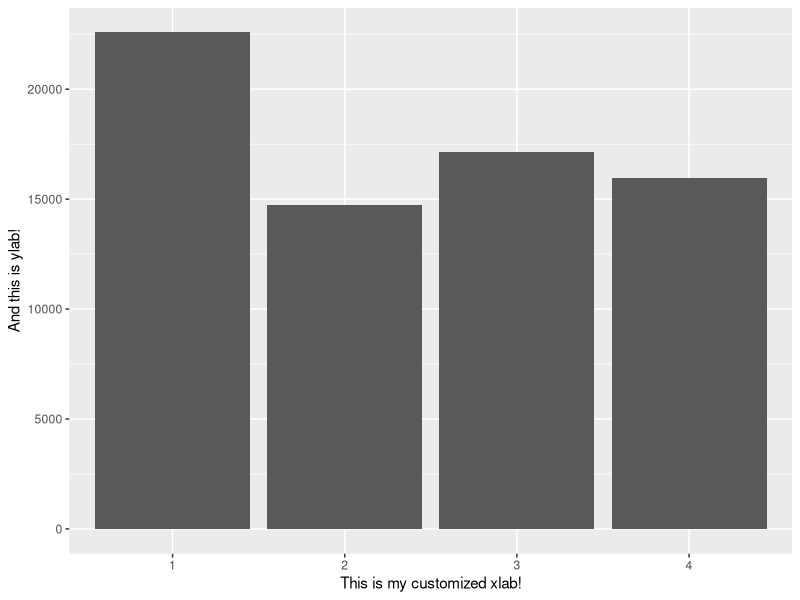
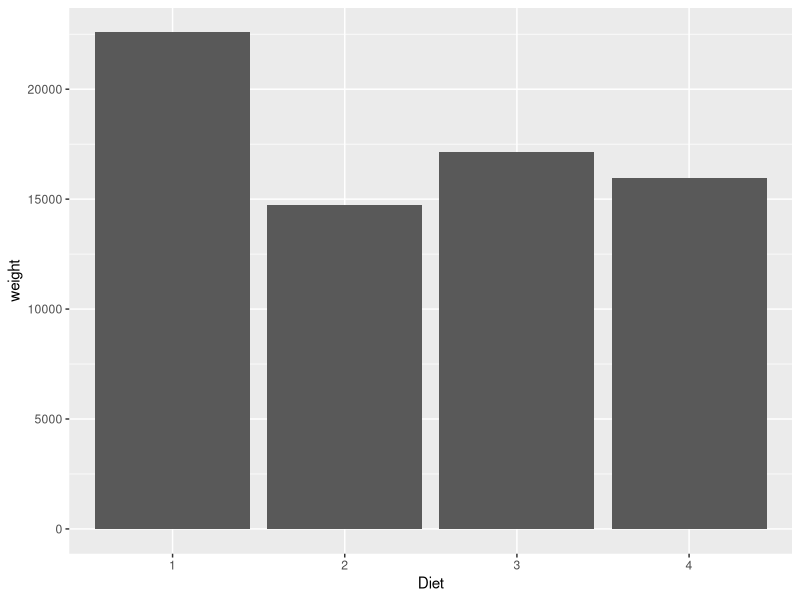
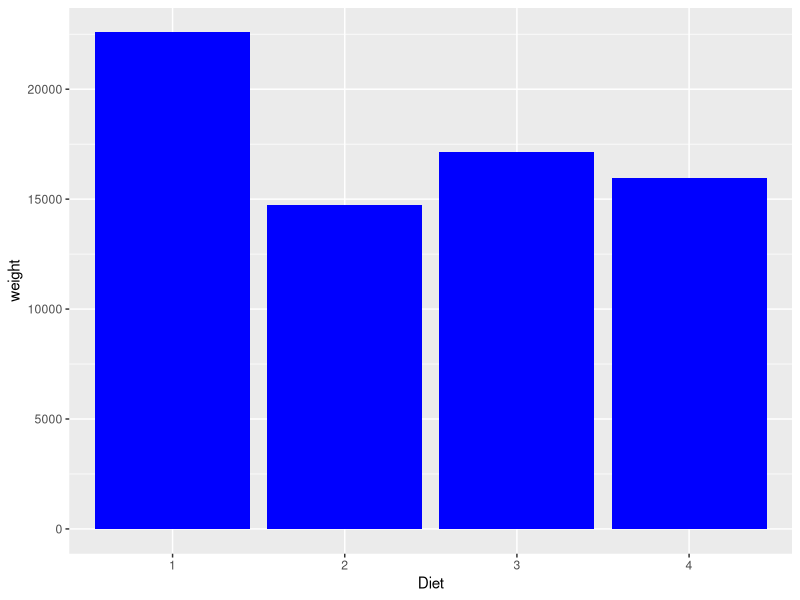
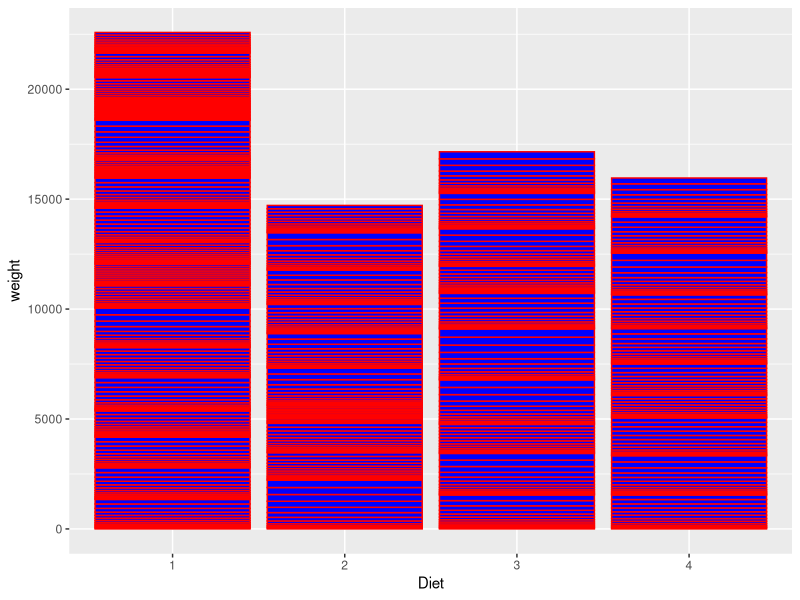
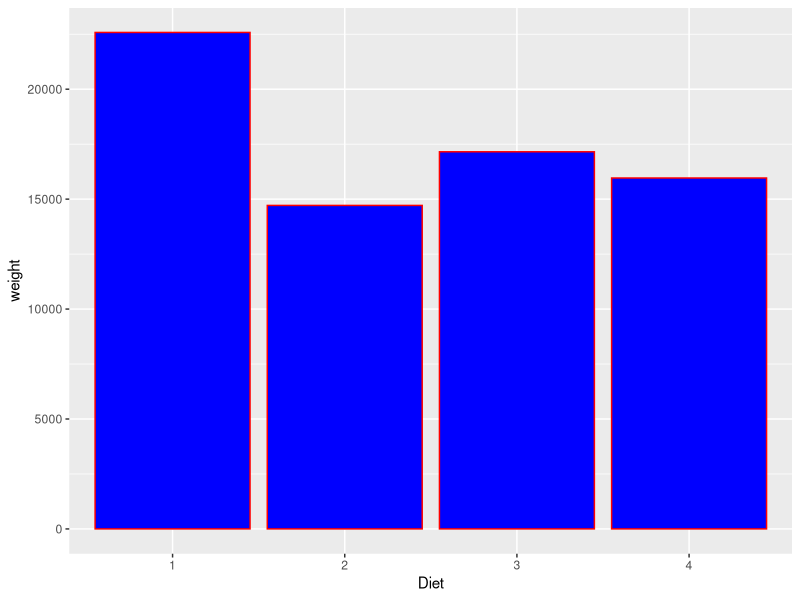
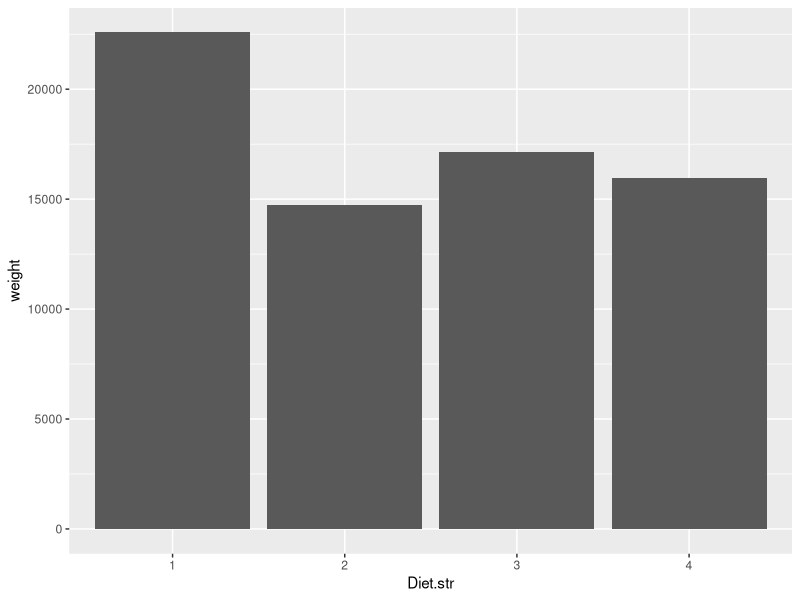
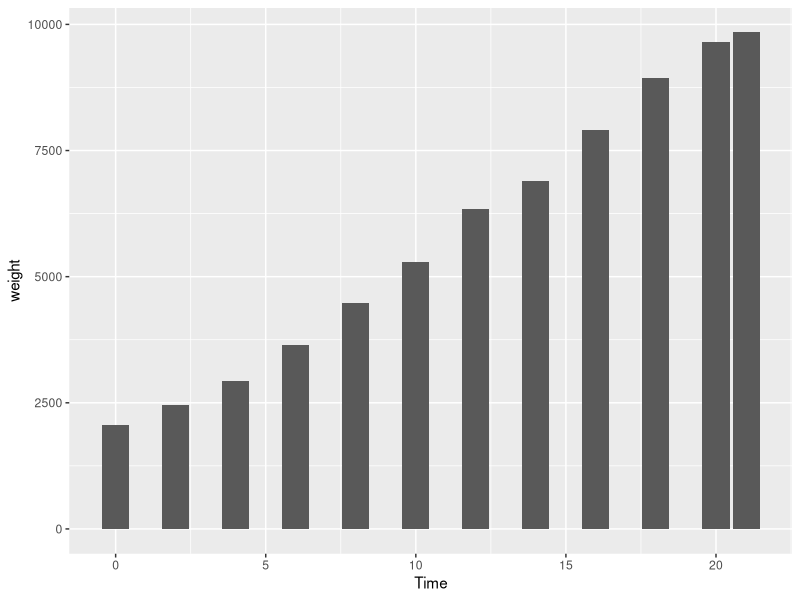
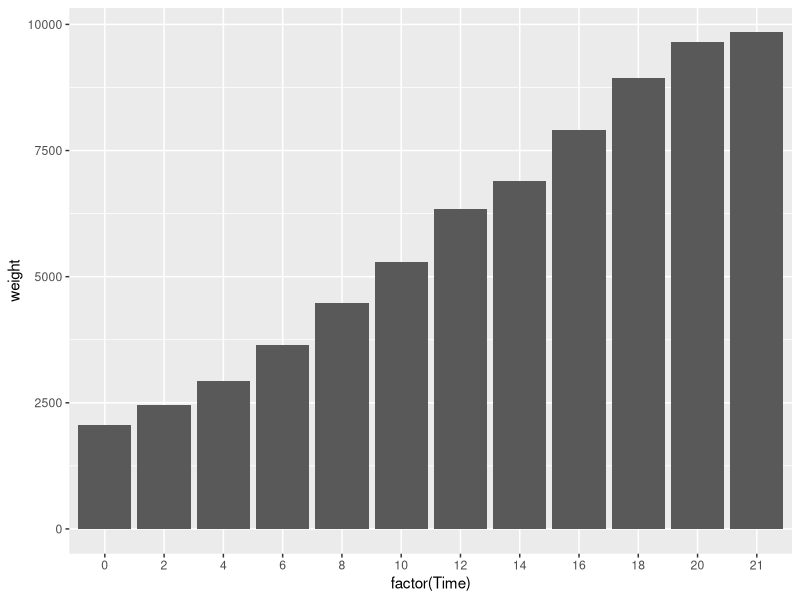

The R source for these figures, in order: (Note: this script raises an error after producing the figures.)
### Kyle Chung <alienatio@pixnet.net>
### Data visualization exercise



## set up working environment
setwd('C:/Dropbox/R/datavis')
library(ggplot2)


## bar graph
str(ChickWeight)
ggplot(ChickWeight, aes(x=Diet,y=weight)) + 
    geom_bar(stat='identity') +
    xlab('This is my customized xlab!') + 
    ylab('And this is ylab!')

# in aes(), x denotes the categorical variable in the given data.frame, 
# and y is the value to be plotted if stat='identity' is used
# also notice that y is implicitly group-summed by x:
check1 <- aggregate(weight ~ Diet, data=ChickWeight, FUN=sum)
ggplot(check1, aes(x=Diet,y=weight)) + geom_bar(stat='identity')

# change colors:
ggplot(ChickWeight, aes(x=Diet,y=weight)) + 
    geom_bar(stat='identity', fill='blue')
# and add outline of the bars
ggplot(ChickWeight, aes(x=Diet,y=weight)) + 
    geom_bar(stat='identity', fill='blue', color='red')
# what the hell? check the following graph, too
# y var is actually 'stacked up' instead of simply summed up:
ggplot(check1, aes(x=Diet,y=weight)) + 
    geom_bar(stat='identity', fill='blue', color='red')

# x var can be factors or pure strings:
check1$Diet.str <- as.character(check1$Diet)
ggplot(check1, aes(x=Diet.str,y=weight)) + geom_bar(stat='identity')

# if x is numeric (i.e., continuous var), possible null will be inserted:
ggplot(ChickWeight, aes(x=Time,y=weight)) + geom_bar(stat='identity')
# to cure this (if preferred), use factor():
ggplot(ChickWeight, aes(x=factor(Time),y=weight)) + geom_bar(stat='identity')

# ignore y var to plot the x var by its counts:
ggplot(ChickWeight, aes(x=Diet)) + geom_bar(stat='bin') # or simply geom_bar()
# check if these are the correct counts:
check3 <- aggregate(weight ~ Diet, data=ChickWeight, FUN=length)
ggplot(check3, aes(x=Diet, y=weight)) + geom_bar(stat='identity')

# a second-level x var (the fill var): result on y seems strange, bug?
ggplot(ChickWeight, aes(x=factor(Time),fill=Diet,y=weight)) + 
    geom_bar(position='dodge', stat='identity')
# the correct result needs pre-summing:
check2 <- aggregate(weight ~ Diet + Time, data=ChickWeight, FUN=sum)
ggplot(check2, aes(x=factor(Time),fill=Diet,y=weight)) + 
    geom_bar(position='dodge', stat='identity')
# or just default to stacked bar:
ggplot(ChickWeight, aes(x=factor(Time),fill=Diet,y=weight)) + 
    geom_bar(stat='identity')

# choose brewer colors of the fill var:
# see ?RColorBrewer::display.brewer.pal for more palette info
ggplot(ChickWeight, aes(x=factor(Time),fill=Diet,y=weight)) + 
    geom_bar(stat='identity') +
    scale_fill_brewer(palette='Pastel1')

# plot different bar with different colors
# notice that this is different from using a secondary group-by var
check2$cate <- ifelse(check2$Diet==1, 1, 0)
ggplot(check2, aes(x=Diet,fill=factor(cate),y=weight)) + 
    geom_bar(stat='identity')

# re-order x var by its height (value of y var)
ggplot(check2, aes(x=reorder(Diet,-weight),fill=factor(cate),y=weight)) + 
    geom_bar(stat='identity')




## scatter plot
str(mtcars)
plot(mtcars$mpg, mtcars$wt) # the base R approach
qplot(mpg, wt, data=mtcars) # teh ggplot approach

## line graph
plot(mtcars$mpg, mtcars$wt, type='l')    # failed due to unsorted
mpg_wt <- as.data.frame(cbind(mpg=mtcars$mpg, wt=mtcars$wt))
mpg_wt <- mpg_wt[order(mpg_wt$mpg),]
plot(mpg_wt[,1],mpg_wt[,2], type='l')    # success after sorting
plot(mpg_wt, type='l')                   # the same
qplot(mpg, wt, data=mtcars, geom='line') # auto pre-sorting

